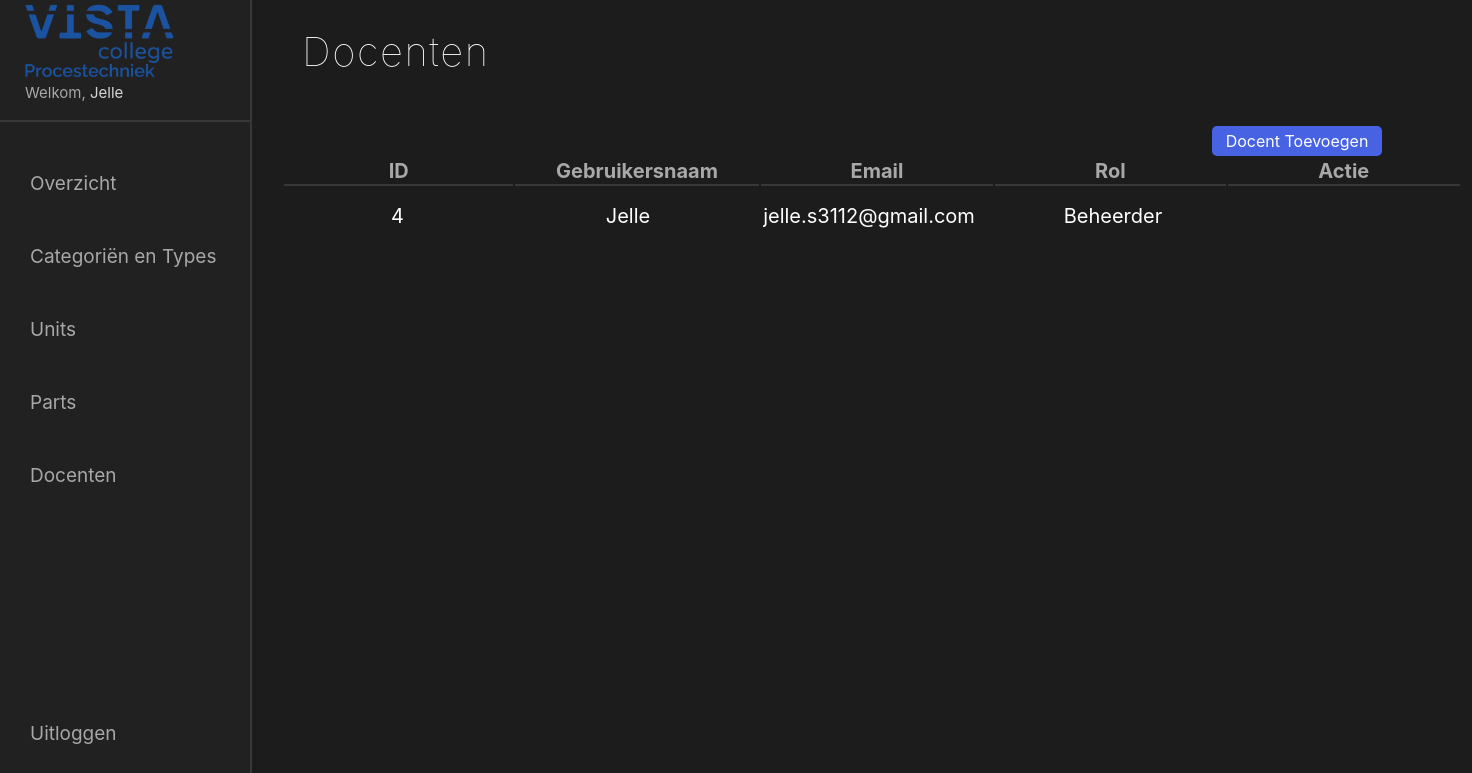
The app's page /admin/employees.php (signed in) with its own data.
### tables this page shows
CREATE TABLE `tb_user` (
  `id` int(11) NOT NULL,
  `username` varchar(200) NOT NULL,
  `email` varchar(200) NOT NULL,
  `password` varchar(200) NOT NULL,
  `role_id` int(11) NOT NULL
);

CREATE TABLE `tb_role` (
  `id` int(11) NOT NULL,
  `name` varchar(200) NOT NULL
);

### src/admin/employees.php (the view, shortened to what this page needs)
<?php include 'assets/includes/header.php';?>
<div class="container">
  <h1>Docenten</h1>
  <div class="students_wrapper">
        <div class="students_container">
            <div class="students_row">
                <div class="col-md-12">
                    <div class="student-buttons">
                        <a href="createEmployee.php" class="student-toevoegen"><i class="fa fa-plus"></i> Docent Toevoegen</a>
                    </div>
                    <?php
                    require_once "config.php";
                    $sql = "SELECT tb_user.id, tb_user.username, tb_user.email, tb_user.role_id, tb_role.name
                    FROM tb_user
                    INNER JOIN tb_role
                    ON tb_user.role_id=tb_role.id";
                    if($result = mysqli_query($link, $sql)){
                        if(mysqli_num_rows($result) > 0){
                            echo '<table class="student_table">';
                                echo "<thead>";
                                    echo "<tr>";
                                        echo "<th>ID</th>";
                                        echo "<th>Gebruikersnaam</th>";
                                        echo "<th>Email</th>";
                                        echo "<th>Rol</th>";
                                        echo "<th>Actie</th>";
                                    echo "</tr>";
                                echo "</thead>";
                                echo "<tbody>";
                                while($row = mysqli_fetch_array($result)){
                                    echo "<tr>";
                                        echo "<td>" . $row['id'] . "</td>";
                                        echo "<td>" . $row['username'] . "</td>";
                                        echo "<td>" . $row['email'] . "</td>";
                                        echo "<td>" . $row['name'] . "</td>";
                                        echo "<td>";
                                            echo '<a href="viewEmployee.php?id='. $row['id'] .'" class="table-icons" title="Bekijk Docent" data-toggle="tooltip"><iconify-icon icon="bi:eye-fill"></iconify-icon></a>';
                                            echo '<a href="editEmployee.php?id='. $row['id'] .'" class="table-icons" title="Update Docent" data-toggle="tooltip"><iconify-icon icon="clarity:pencil-solid"></iconify-icon></a>';
                                            echo '<a href="deleteEmployee.php?id='. $row['id'] .'" class="table-icons" title="Verwijder Docent" data-toggle="tooltip"><iconify-icon icon="bxs:trash-alt"></iconify-icon></a>';
                                        echo "</td>";
                                    echo "</tr>";
                                }
                                echo "</tbody>";
                            echo "</table>";
                        } else{
                            echo "Geen docenten gevonden.";
                        }
                    } else{
                        echo "Oops! Something went wrong. Please try again later.";
                    }
                    ?>
                </div>
            </div>
        </div>
    </div>
</div>
<?php include 'assets/includes/footer.php';?>

### src/admin/assets/css/style.css (style rules this page uses)
html, body { height: 100%; width: 100%; background-color: #1c1c1c; margin: 0; padding: 0; font-family: "Inter", sans-serif; color: #ffffff; }
.container { position: absolute; margin-left: 252px; width: calc(100% - 252px); }
.container h1 { margin-left: 50px; font-weight: lighter; font-size: 40px; letter-spacing: 0.1rem; margin-bottom: 50px; }
.students_wrapper { width: 90%; }
.students_container { width: 1180px; margin-left: 30px; }
.student-buttons { display: flex; justify-content: space-between; width: 1100px; }
.student-toevoegen { text-decoration: none; width: 170px; height: 30px; background-color: #4763e4; color: #ffffff; display: flex; justify-content: center; align-items: center; border-radius: 5px; }
.student_table { width: 100%; font-size: 20px; text-align: center; display: block; }
.student_table td { width: 250px; height: 50px; }
.student_table tbody { overflow-y: scroll; height: 500px; display: block; }
.student_table th { width: 250px; border-bottom: 2px #383838 solid; color: #a8a8a8; }
.table-icons { text-decoration: none; color: #ffffff; }

### records on screen
tb_user: id "4", username "Jelle", email "jelle.s3112@gmail.com", role.name "Beheerder"

### other values on screen
$_SESSION["username"] "Jelle"
